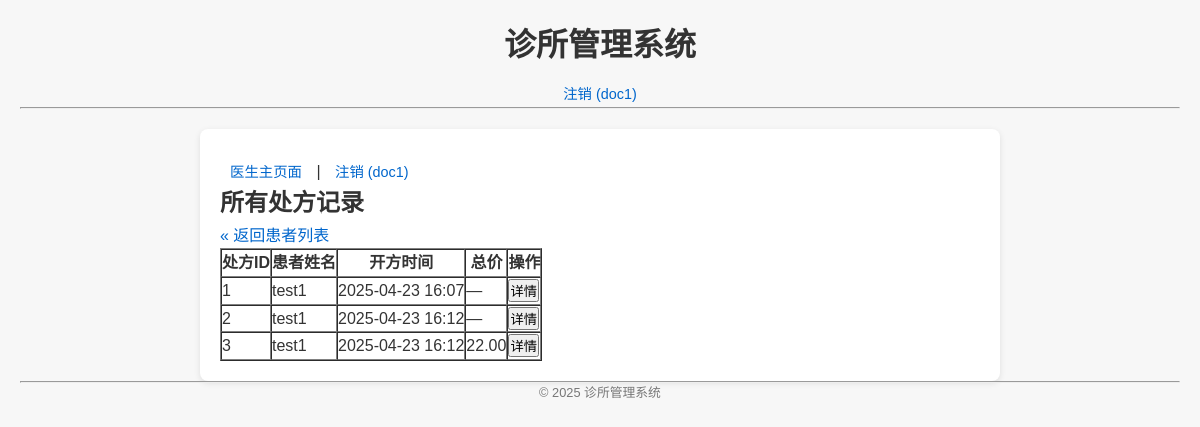
/view_all_prescriptions (signed in), run on an earlier commit of the app's database.
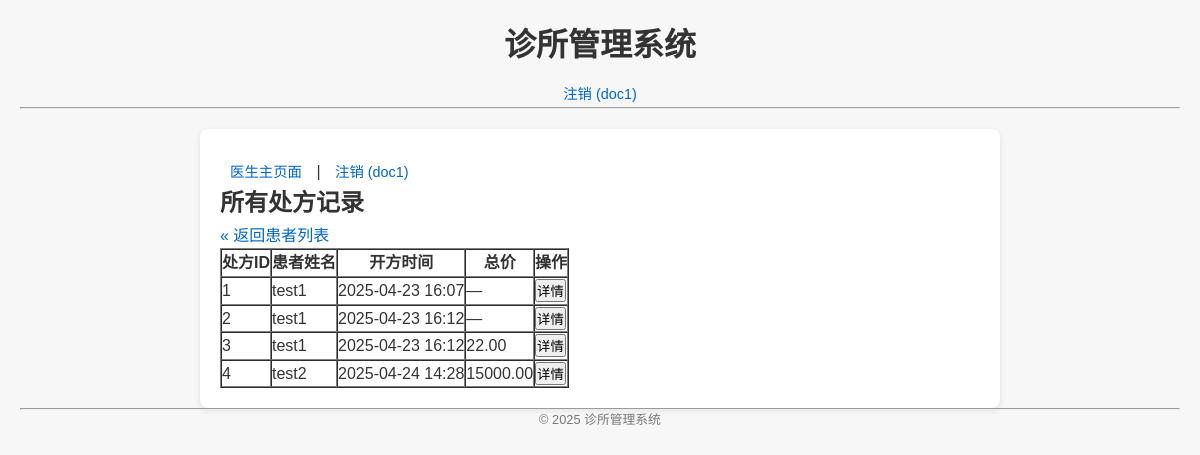
And on a later commit of the database.
### app.py (models this page shows)
class User(db.Model, UserMixin):
    id = db.Column(db.Integer, primary_key=True)
    username = db.Column(db.String(80), unique=True, nullable=False)
    password = db.Column(
        db.String(200), nullable=False
    )  # 可用 werkzeug.security 生成 hash
    role = db.Column(db.String(20), nullable=False)  # doctor/nurse/cashier/inventory

class Prescription(db.Model):
    id = db.Column(db.Integer, primary_key=True)
    patient_id = db.Column(db.Integer, db.ForeignKey("patient.id"), nullable=False)
    prescription_time = db.Column(db.DateTime, nullable=False)
    name = db.Column(db.String(100), nullable=False)
    age = db.Column(db.Integer, nullable=False)
    total_price = db.Column(db.Numeric(10, 2))
    is_paid = db.Column(db.Boolean, nullable=True, default=False)
    patient = db.relationship("Patient", backref=db.backref("prescriptions", lazy=True))

class Patient(db.Model):
    id = db.Column(db.Integer, primary_key=True)
    name = db.Column(db.String(100), nullable=False)
    age = db.Column(db.Integer, nullable=False)
    phone = db.Column(db.String(15), nullable=False)
    id_card = db.Column(db.String(18), unique=True, nullable=False)

### app.py (the view)
@app.route("/view_all_prescriptions")
@login_required
def view_all_prescriptions():
    prescs = Prescription.query.all()
    return render_template("prescriptions.html", prescriptions=prescs, patient=None)

### app.py (called while the page is built)
@login_manager.user_loader
def load_user(user_id):
    return User.query.get(int(user_id))

### templates/prescriptions.html (shortened to what this page needs)
{% extends 'base.html' %}
{% block content %}
<nav>
    {% if current_user.is_authenticated and current_user.role == 'doctor' %}
    <a href="{{ url_for('doctor_page') }}">医生主页面</a> |
    {% endif %}
    <a href="{{ url_for('logout') }}">注销 ({{ current_user.username }})</a>
</nav>
{% if patient %}
<h2>患者：{{ patient.name }} （ID: {{ patient.id }}）的处方</h2>
{% else %}
<h2>所有处方记录</h2>
{% endif %}
<p>
    <a href="{{ url_for('index') }}">« 返回患者列表</a>
</p>
<table border="1" cellpadding="8" cellspacing="0">
    <thead>
        <tr>
            <th>处方ID</th>
            {% if not patient %}<th>患者姓名</th>{% endif %}
            <th>开方时间</th>
            <th>总价</th>
            <th>操作</th>
        </tr>
    </thead>
    <tbody>
        {% for pres in prescriptions %}
        <tr>
            <td>{{ pres.id }}</td>
            {% if not patient %}<td>{{ pres.patient.name }}</td>{% endif %}
            <td>{{ pres.prescription_time.strftime('%Y-%m-%d %H:%M') }}</td>
            <td>{{ pres.total_price or '—' }}</td>
            <td>
                <button class="btn-view-detail" data-id="{{ pres.id }}" type="button">详情</button>
            </td>
        </tr>
        {% endfor %}
    </tbody>
</table>
{% endblock %}

### templates/base.html (shortened to what this page needs)
<!DOCTYPE html>
<html lang="zh-CN">
<head>
    <link rel="stylesheet" href="{{ url_for('static', filename='style.css') }}">
</head>
<body>
    <header>
        <h1>诊所管理系统</h1>
        {% if current_user.is_authenticated %}
        <nav>
            <a href="{{ url_for('logout') }}">注销 ({{ current_user.username }})</a>
        </nav>
        {% endif %}
        <hr>
    </header>
    <main>
        {% block content %}{% endblock %}
    </main>
    <footer>
        <hr>
        <p>&copy; 2025 诊所管理系统</p>
    </footer>
</body>
</html>

### static/style.css (style rules this page uses)
* { margin: 0; padding: 0; box-sizing: border-box; }
body { font-family: Arial, sans-serif; line-height: 1.6; background-color: #f7f7f7; color: #333; padding: 20px; }
a { color: #0066cc; text-decoration: none; }
header, footer { text-align: center; margin-bottom: 20px; }
header h1 { font-size: 2rem; }
main { max-width: 800px; margin: 0 auto; background: #fff; padding: 20px; border-radius: 8px; box-shadow: 0 2px 6px rgba(0, 0, 0, 0.1); }
nav { margin-top: 10px; }
nav a { margin: 0 10px; font-size: 0.9rem; }
footer p { font-size: 0.8rem; color: #777; }

What changed in the data, as far as the page shows it:
added Prescription: id "4", patient.name "test2", prescription_time "2025-04-24 14:28", total_price "15000.00"
